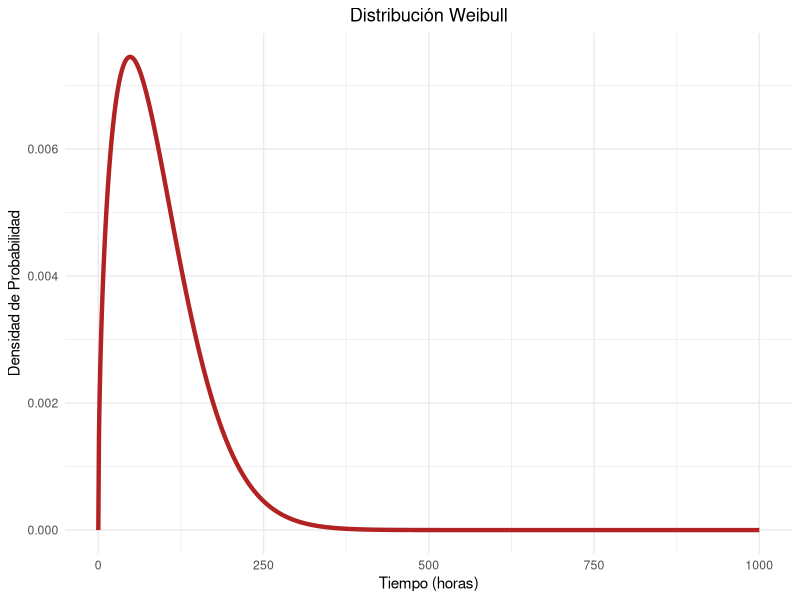
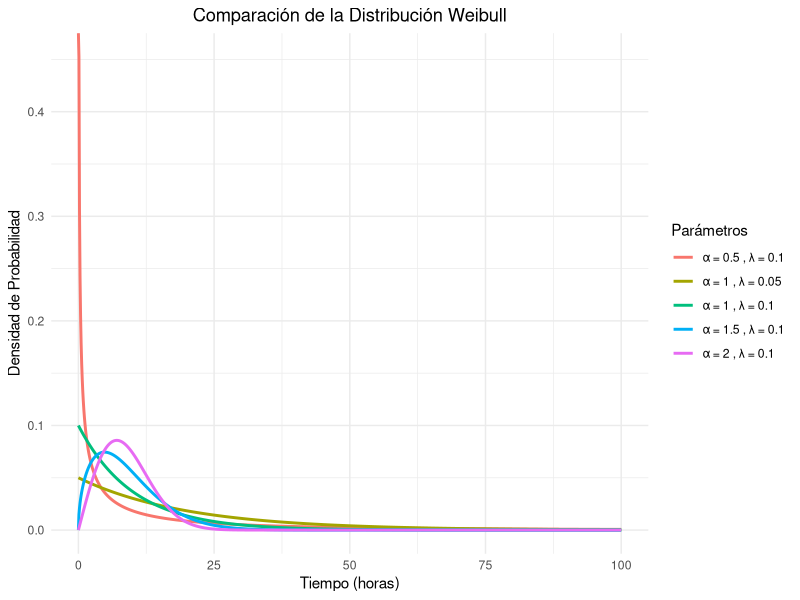

These charts were generated, in order, by the following R code:
## ---- chunk 1
#| label: setup
#| include: false
#| code-fold: true

library(tidyverse)
library(kableExtra)
library(gridExtra)
## ---- chunk 2
#| label: weibull-ejemplo
#| code-fold: true

# Parámetros
alpha <- 1.5
lambda <- 0.01
x <- 400

# Función de Distribución Weibull 
weibull_pdf <- function(x, alpha, lambda) {
  if (x < 0) {
    return(0)
  } else {
    return(lambda * alpha * (lambda * x)^(alpha - 1) * exp(-(lambda * x)^alpha))
  }
}

# Cálculo de probabilidad
prob_mas_400 <- sapply(x, function(x) 1 - (1 - exp(-(lambda * x)^alpha)))

# Crear tabla 
weibull_bombilla <- data.frame(
  x=x,
  probabilidad = prob_mas_400
)
kable(weibull_bombilla, caption = "Distribución Weibull - Probabilidad de que una bombilla dure más de 400 horas",
      digits = 4) %>%
  kable_styling(bootstrap_options = "striped")

# Parámetros estadísticos 
media_bombilla <- (1/lambda) * gamma(1+(1/alpha))
varianza_bombilla <- (1/lambda^2) * (gamma(1+(2 / alpha)) - gamma(1 + (1 / alpha))^2)
desv_std_bombilla <- sqrt(varianza_bombilla)

cat("Media:", round(media_bombilla, 4), "\n")
cat("Varianza:", round(varianza_bombilla, 4), "\n")
cat("Desviación Estándar:", round(desv_std_bombilla, 4), "\n")
## ---- chunk 3
#| label: grafico-weibull
#| fig-cap: "Distribución Weibull - Probabilidad de que una bombilla dure más de 400 horas"
#| code-fold: true

# Rango de valores
x_vals <- seq(0, 1000, by = 1)

# Cálculo de densidades
densidades <- sapply(x_vals, function(x) weibull_pdf(x, alpha, lambda))

# Gráfica
weibull_plot <- ggplot(data.frame(x = x_vals, Densidad = densidades), aes(x = x, y = Densidad)) +
  geom_line(color = "firebrick", linewidth = 1.5) +
  labs(title = "Distribución Weibull",
       x = "Tiempo (horas)",
       y = "Densidad de Probabilidad") +
  theme_minimal() +
  theme(plot.title = element_text(hjust = 0.5))

weibull_plot
## ---- chunk 4
#| label: comparacion-weibull
#| fig-cap: "Comparación de la Distribución Weibull para diferentes valores de los parámetros α y λ"
#| fig-width: 12
#| code-fold: true

x_vals <- seq(0, 100, by = 0.1)

params <- list(
  list(alpha = 0.5, lambda = 0.1),
  list(alpha = 1, lambda = 0.1),
  list(alpha = 1.5, lambda = 0.1),
  list(alpha = 2, lambda = 0.1),
  list(alpha = 1, lambda = 0.05)
)

# Cálculo de densidades y data.frame
weibull_data <- do.call(rbind, lapply(params, function(p) {
  densidades <- sapply(x_vals, function(x) weibull_pdf(x, p$alpha, p$lambda))
  data.frame(x = x_vals, Densidad = densidades, Parametros = paste("α =", p$alpha, ", λ =", p$lambda))
}))

# Tabla de parámetros estadísticos
parametros_comp <- tibble(
  Parametros = sapply(params, function(p) paste("α =", p$alpha, ", λ =", p$lambda)),
  Media = sapply(params, function(p) (1/p$lambda) * gamma(1 + (1/p$alpha))),
  Varianza = sapply(params, function(p) (1/p$lambda^2) * (gamma(1 + (2/p$alpha)) - (gamma(1 + (1/p$alpha)))^2)),
  Desv_std = sapply(params, function(p) sqrt((1/p$lambda^2) * (gamma(1 + (2/p$alpha)) - (gamma(1 + (1/p$alpha)))^2)))
)
kable(parametros_comp, caption = "Parámetros Estadísticos para diferentes valores de α y λ") %>%
  kable_styling(bootstrap_options = "striped")
## ---- chunk 5
#| label: grafico-comparacion-weibull
#| fig-cap: "Comparación de la Distribución Weibull para diferentes valores de los parámetros α y λ"
#| code-fold: true

ggplot(weibull_data, aes(x = x, y = Densidad, color = Parametros)) +
  geom_line(linewidth = 1) +
  labs(title = "Comparación de la Distribución Weibull",
       x = "Tiempo (horas)",
       y = "Densidad de Probabilidad",
       color = "Parámetros") +
  theme_minimal() +
  theme(plot.title = element_text(hjust = 0.5))
